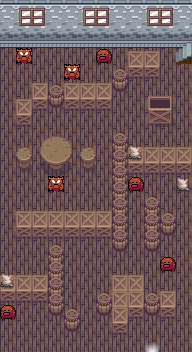

A level layout from a 2D game, rendered from its tile map. Below: a short description, then the map file with tile-grid data replaced by summaries:
An orthogonal 12x22 tile map with 16x16 px tiles, 5 tile layers (Tile Layer 1, Tile Layer 2, Tile Layer 3, Above Player, ...), 24 tilesets and 28 objects (20x collision, 4x event, 4x collision-line).

<map version="1.2" tiledversion="1.3.2" orientation="orthogonal" renderorder="right-down" compressionlevel="0" width="12" height="22" tilewidth="16" tileheight="16" infinite="0" nextlayerid="8" nextobjectid="30">
 <tileset firstgid="1" name="Pacheesi Tiles" tilewidth="16" tileheight="16" tilecount="21" columns="7">
  <image source="../../gfx/tilesets/Pacheesi Tiles.png" width="112" height="48" />
 </tileset>
 <tileset firstgid="22" name="Superpowers_Tilesheet" tilewidth="16" tileheight="16" tilecount="1600" columns="40">
  <image source="../../gfx/tilesets/Superpowers_Tilesheet.png" width="640" height="640" />
 </tileset>
 <tileset firstgid="1622" name="Set_Pieces_by_Kelvin_Shadewing" tilewidth="16" tileheight="16" tilecount="1440" columns="45">
  <image source="../../gfx/tilesets/Set_Pieces_by_Kelvin_Shadewing.png" width="720" height="512" />
 </tileset>
 <tileset firstgid="3062" name="Outdoor_Tiles_-_City_and_Country_-_by_ArMM1998" tilewidth="16" tileheight="16" tilecount="1440" columns="40">
  <image source="../../gfx/tilesets/Outdoor_Tiles_-_City_and_Country_-_by_ArMM1998.png" width="640" height="576" />
 </tileset>
 <tileset firstgid="4502" name="Outdoor_odds_and_ends_by_Isaiah658" tilewidth="16" tileheight="16" tilecount="50" columns="10">
  <image source="../../gfx/tilesets/Outdoor_odds_and_ends_by_Isaiah658.png" width="160" height="80" />
 </tileset>
 <tileset firstgid="4552" name="Furniture_and_Fittings_by_George" tilewidth="16" tileheight="16" tilecount="110" columns="10">
  <image source="../../gfx/tilesets/Furniture_and_Fittings_by_George.png" width="160" height="176" />
 </tileset>
 <tileset firstgid="4662" name="Terrain_by_KelvinShadewing" tilewidth="16" tileheight="16" tilecount="285" columns="19">
  <image source="../../gfx/tilesets/Terrain_by_KelvinShadewing.png" width="304" height="240" />
 </tileset>
 <tileset firstgid="4947" name="Stairs" tilewidth="16" tileheight="16" tilecount="24" columns="8">
  <image source="../../gfx/tilesets/stairs.png" width="128" height="48" />
 </tileset>
 <tileset firstgid="4971" name="Plants" tilewidth="16" tileheight="16" tilecount="16" columns="4">
  <image source="../../gfx/tilesets/plants.png" width="64" height="64" />
 </tileset>
 <tileset firstgid="4987" name="Outdoor_Tiles_-_City_and_Country_-_by_Kelvin_Shadewing" tilewidth="16" tileheight="16" tilecount="500" columns="20">
  <image source="../../gfx/tilesets/Outdoor_Tiles_-_City_and_Country_-_by_Kelvin_Shadewing.png" width="320" height="400" />
 </tileset>
 <tileset firstgid="5487" name="Objects_by_ArMM1998" tilewidth="16" tileheight="16" tilecount="660" columns="33">
  <image source="../../gfx/tilesets/Objects_by_ArMM1998.png" width="528" height="320" />
 </tileset>
 <tileset firstgid="6147" name="Kitchen" tilewidth="16" tileheight="16" tilecount="16" columns="4">
  <image source="../../gfx/tilesets/kitchen.png" width="64" height="64" />
 </tileset>
 <tileset firstgid="6163" name="Interior_Tiles_by_Mike_Bramson" tilewidth="16" tileheight="16" tilecount="88" columns="11">
  <image source="../../gfx/tilesets/Interior_Tiles_by_Mike_Bramson.png" width="176" height="128" />
 </tileset>
 <tileset firstgid="6251" name="Interior_Tiles_by_ArMM1998" tilewidth="16" tileheight="16" tilecount="1000" columns="40">
  <image source="../../gfx/tilesets/Interior_Tiles_by_ArMM1998.png" width="640" height="400" />
 </tileset>
 <tileset firstgid="7251" name="Interior_Walls_by_George" tilewidth="16" tileheight="16" tilecount="210" columns="15">
  <image source="../../gfx/tilesets/Interior_Walls_by_George.png" width="240" height="224" />
 </tileset>
 <tileset firstgid="7461" name="Interior_Floors_by_George" tilewidth="16" tileheight="16" tilecount="54" columns="9">
  <image source="../../gfx/tilesets/Interior_Floors_by_George.png" width="144" height="96" />
 </tileset>
 <tileset firstgid="7515" name="Furniture" tilewidth="16" tileheight="16" tilecount="72" columns="12">
  <image source="../../gfx/tilesets/furniture.png" width="192" height="96" />
 </tileset>
 <tileset firstgid="7587" name="Electronics" tilewidth="16" tileheight="16" tilecount="16" columns="4">
  <image source="../../gfx/tilesets/electronics.png" width="64" height="64" />
 </tileset>
 <tileset firstgid="7603" name="Interiors by Redshrike" tilewidth="16" tileheight="16" tilecount="84" columns="7">
  <image source="../../gfx/tilesets/Interiors by Redshrike.png" width="112" height="192" />
 </tileset>
 <tileset firstgid="7687" name="boxfont" tilewidth="16" tileheight="16" tilecount="156" columns="13">
  <image source="../../gfx/tilesets/boxfont.png" width="208" height="192" />
 </tileset>
 <tileset firstgid="7843" name="Basic_Buch_Tiles_Compiled" tilewidth="16" tileheight="16" tilecount="448" columns="32">
  <image source="../../gfx/tilesets/Basic_Buch_Tiles_Compiled.png" width="512" height="224" />
 </tileset>
 <tileset firstgid="8291" name="Brute" tilewidth="16" tileheight="16" tilecount="1" columns="1">
  <image source="../../gfx/tilesets/Brute.gif" width="16" height="16" />
 </tileset>
 <tileset firstgid="8292" name="Landrace" tilewidth="16" tileheight="16" tilecount="1" columns="1">
  <image source="../../gfx/tilesets/Landrace.gif" width="16" height="16" />
 </tileset>
 <tileset firstgid="8293" name="Land_bird" tilewidth="16" tileheight="16" tilecount="1" columns="1">
  <image source="../../gfx/tilesets/Land_bird.gif" width="16" height="16" />
 </tileset>
 <layer id="1" name="Tile Layer 1" width="12" height="22">
  <data>[264 cells, 264 non-empty, 4 distinct tile ids]</data>
 </layer>
 <layer id="2" name="Tile Layer 2" width="12" height="22">
  <data>[264 cells, 79 non-empty, 23 distinct tile ids]</data>
 </layer>
 <layer id="3" name="Tile Layer 3" width="12" height="22">
  <data>[264 cells, 3 non-empty, 3 distinct tile ids]</data>
 </layer>
 <layer id="4" name="Above Player" width="12" height="22">
  <data>[264 cells, 42 non-empty, 7 distinct tile ids]</data>
 </layer>
 <layer id="5" name="Above Player" width="12" height="22">
  <data>[264 cells, 2 non-empty, 1 distinct tile ids]</data>
 </layer>
 <objectgroup color="#ffff00" id="6" name="Event">
  <object id="1" name="Play Music" type="event" x="0" y="0" width="16" height="16" />
  <object id="2" name="Teleport to Scoop 3" type="event" x="144" y="336" width="16" height="16">
   <properties>
    <property name="act10" value="transition_teleport scoop3.tmx,5,3,0.3" />
    <property name="act20" value="player_face down" />
    <property name="cond10" value="is player_at" />
    <property name="cond20" value="is player_facing down" />
   </properties>
  </object>
  <object id="3" name="Teleport to Timber Town" type="event" x="176" y="48" width="16" height="16">
   <properties>
    <property name="act10" value="transition_teleport timber_town.tmx,18,23,0.3" />
    <property name="act20" value="player_face down" />
    <property name="cond10" value="is player_at" />
    <property name="cond20" value="is player_facing right" />
   </properties>
  </object>
  <object id="29" name="Player Spawn" type="event" x="160" y="320" width="16" height="16" />
 </objectgroup>
 <objectgroup color="#ff0000" id="7" name="Collision">
  <object id="4" type="collision" x="0" y="0" width="192" height="48" />
  <object id="5" type="collision" x="112" y="160" width="80" height="16" />
  <object id="7" type="collision-line" x="0" y="352">
   <polyline points="0,0 192,0" />
  </object>
  <object id="8" type="collision-line" x="0" y="48">
   <polyline points="0,0 0,304" />
  </object>
  <object id="9" type="collision-line" x="192" y="48">
   <polyline points="0,0 0,304" />
  </object>
  <object id="10" type="collision-line" x="176" y="64">
   <polyline points="0,0 16,0" />
  </object>
  <object id="11" type="collision" x="0" y="288" width="64" height="16" />
  <object id="12" type="collision" x="16" y="224" width="96" height="16" />
  </objectgroup>
</map>
<!-- 16 of 28 objects omitted -->
